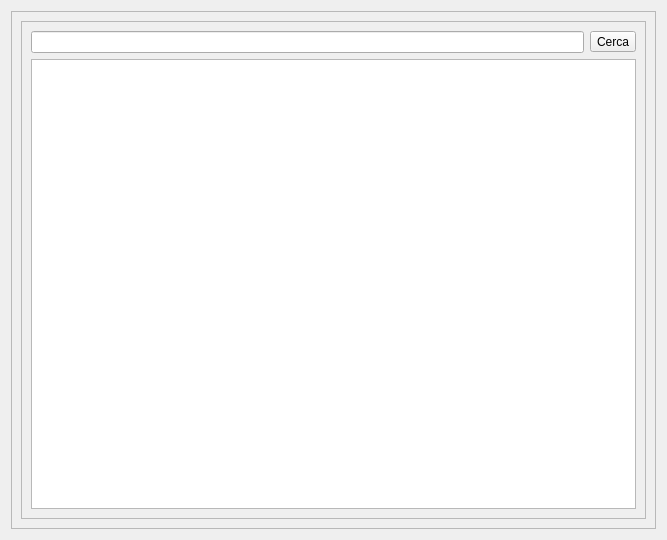
<?xml version="1.0" encoding="UTF-8"?>
<ui version="4.0">
 <class>DictionaryGui</class>
 <widget class="QDialog" name="DictionaryGui">
  <property name="geometry">
   <rect>
    <x>0</x>
    <y>0</y>
    <width>667</width>
    <height>540</height>
   </rect>
  </property>
  <property name="windowTitle">
   <string>Dialog</string>
  </property>
  <layout class="QVBoxLayout" name="verticalLayout">
   <item>
    <widget class="QScrollArea" name="scrollArea">
     <property name="widgetResizable">
      <bool>true</bool>
     </property>
     <widget class="QWidget" name="scrollAreaWidgetContents">
      <property name="geometry">
       <rect>
        <x>0</x>
        <y>0</y>
        <width>653</width>
        <height>526</height>
       </rect>
      </property>
      <layout class="QVBoxLayout" name="verticalLayout_3">
       <item>
        <widget class="QFrame" name="frame">
         <property name="frameShape">
          <enum>QFrame::StyledPanel</enum>
         </property>
         <property name="frameShadow">
          <enum>QFrame::Raised</enum>
         </property>
         <layout class="QVBoxLayout" name="verticalLayout_4">
          <item>
           <layout class="QHBoxLayout" name="horizontalLayout">
            <item>
             <widget class="QLineEdit" name="lineEdit"/>
            </item>
            <item>
             <widget class="QToolButton" name="search">
              <property name="text">
               <string>Cerca</string>
              </property>
             </widget>
            </item>
           </layout>
          </item>
          <item>
           <widget class="QTextBrowser" name="textBrowser"/>
          </item>
         </layout>
        </widget>
       </item>
      </layout>
     </widget>
    </widget>
   </item>
  </layout>
 </widget>
 <resources/>
 <connections/>
</ui>
